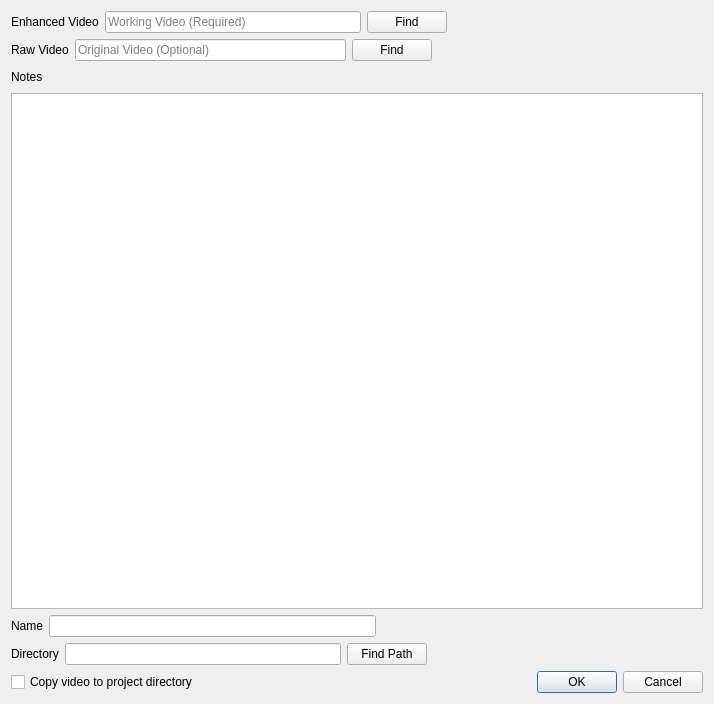
<?xml version="1.0" encoding="UTF-8"?>
<ui version="4.0">
 <class>ProjectStartDialog</class>
 <widget class="QDialog" name="ProjectStartDialog">
  <property name="geometry">
   <rect>
    <x>0</x>
    <y>0</y>
    <width>714</width>
    <height>704</height>
   </rect>
  </property>
  <property name="windowTitle">
   <string>New Project</string>
  </property>
  <layout class="QVBoxLayout" name="verticalLayout_2">
   <item>
    <layout class="QHBoxLayout" name="horizontalLayout_4">
     <item>
      <widget class="QLabel" name="label_3">
       <property name="text">
        <string>Enhanced Video</string>
       </property>
      </widget>
     </item>
     <item>
      <widget class="QLineEdit" name="_enhancedVideo">
       <property name="toolTip">
        <string>&lt;html&gt;&lt;head/&gt;&lt;body&gt;&lt;p&gt;The video on which CrystalGrowthTracker will run.&lt;/p&gt;&lt;/body&gt;&lt;/html&gt;</string>
       </property>
       <property name="text">
        <string/>
       </property>
       <property name="placeholderText">
        <string>Working Video (Required)</string>
       </property>
      </widget>
     </item>
     <item>
      <widget class="QPushButton" name="_enhancedVidPushButton">
       <property name="text">
        <string>Find</string>
       </property>
      </widget>
     </item>
     <item>
      <spacer name="horizontalSpacer_4">
       <property name="orientation">
        <enum>Qt::Horizontal</enum>
       </property>
       <property name="sizeHint" stdset="0">
        <size>
         <width>40</width>
         <height>20</height>
        </size>
       </property>
      </spacer>
     </item>
    </layout>
   </item>
   <item>
    <layout class="QHBoxLayout" name="horizontalLayout_6">
     <item>
      <widget class="QLabel" name="label_5">
       <property name="text">
        <string>Raw Video</string>
       </property>
      </widget>
     </item>
     <item>
      <widget class="QLineEdit" name="_rawVideo">
       <property name="toolTip">
        <string>&lt;html&gt;&lt;head/&gt;&lt;body&gt;&lt;p&gt;If required the original non-enhanced video.&lt;/p&gt;&lt;/body&gt;&lt;/html&gt;</string>
       </property>
       <property name="text">
        <string/>
       </property>
       <property name="placeholderText">
        <string>Original Video (Optional)</string>
       </property>
      </widget>
     </item>
     <item>
      <widget class="QPushButton" name="_rawVidPushButton">
       <property name="text">
        <string>Find</string>
       </property>
      </widget>
     </item>
     <item>
      <spacer name="horizontalSpacer_6">
       <property name="orientation">
        <enum>Qt::Horizontal</enum>
       </property>
       <property name="sizeHint" stdset="0">
        <size>
         <width>40</width>
         <height>20</height>
        </size>
       </property>
      </spacer>
     </item>
    </layout>
   </item>
   <item>
    <layout class="QVBoxLayout" name="verticalLayout">
     <item>
      <layout class="QHBoxLayout" name="horizontalLayout_5">
       <item>
        <widget class="QLabel" name="label_4">
         <property name="text">
          <string>Notes</string>
         </property>
        </widget>
       </item>
       <item>
        <spacer name="horizontalSpacer_5">
         <property name="orientation">
          <enum>Qt::Horizontal</enum>
         </property>
         <property name="sizeHint" stdset="0">
          <size>
           <width>40</width>
           <height>20</height>
          </size>
         </property>
        </spacer>
       </item>
      </layout>
     </item>
     <item>
      <widget class="QPlainTextEdit" name="_notesEdit"/>
     </item>
    </layout>
   </item>
   <item>
    <layout class="QHBoxLayout" name="horizontalLayout_2">
     <item>
      <widget class="QLabel" name="label">
       <property name="text">
        <string>Name</string>
       </property>
      </widget>
     </item>
     <item>
      <widget class="QLineEdit" name="_projName">
       <property name="toolTip">
        <string>&lt;html&gt;&lt;head/&gt;&lt;body&gt;&lt;p&gt;Project name.&lt;/p&gt;&lt;/body&gt;&lt;/html&gt;</string>
       </property>
      </widget>
     </item>
     <item>
      <spacer name="horizontalSpacer_2">
       <property name="orientation">
        <enum>Qt::Horizontal</enum>
       </property>
       <property name="sizeHint" stdset="0">
        <size>
         <width>40</width>
         <height>20</height>
        </size>
       </property>
      </spacer>
     </item>
    </layout>
   </item>
   <item>
    <layout class="QHBoxLayout" name="horizontalLayout_3">
     <item>
      <widget class="QLabel" name="label_2">
       <property name="text">
        <string>Directory</string>
       </property>
      </widget>
     </item>
     <item>
      <widget class="QLineEdit" name="_projDir">
       <property name="toolTip">
        <string>&lt;html&gt;&lt;head/&gt;&lt;body&gt;&lt;p&gt;The location in which the project directory, holding the results, will be created.&lt;/p&gt;&lt;/body&gt;&lt;/html&gt;</string>
       </property>
       <property name="text">
        <string/>
       </property>
       <property name="placeholderText">
        <string/>
       </property>
      </widget>
     </item>
     <item>
      <widget class="QPushButton" name="_dirPushButton">
       <property name="text">
        <string>Find Path</string>
       </property>
      </widget>
     </item>
     <item>
      <spacer name="horizontalSpacer_3">
       <property name="orientation">
        <enum>Qt::Horizontal</enum>
       </property>
       <property name="sizeHint" stdset="0">
        <size>
         <width>40</width>
         <height>20</height>
        </size>
       </property>
      </spacer>
     </item>
    </layout>
   </item>
   <item>
    <layout class="QHBoxLayout" name="horizontalLayout">
     <item>
      <widget class="QCheckBox" name="_copyCheckBox">
       <property name="text">
        <string>Copy video to project directory</string>
       </property>
       <property name="checked">
        <bool>false</bool>
       </property>
      </widget>
     </item>
     <item>
      <spacer name="horizontalSpacer">
       <property name="orientation">
        <enum>Qt::Horizontal</enum>
       </property>
       <property name="sizeHint" stdset="0">
        <size>
         <width>40</width>
         <height>20</height>
        </size>
       </property>
      </spacer>
     </item>
     <item>
      <widget class="QDialogButtonBox" name="_buttonBox">
       <property name="standardButtons">
        <set>QDialogButtonBox::Cancel|QDialogButtonBox::Ok</set>
       </property>
      </widget>
     </item>
    </layout>
   </item>
  </layout>
 </widget>
 <resources/>
 <connections>
  <connection>
   <sender>_enhancedVidPushButton</sender>
   <signal>clicked()</signal>
   <receiver>ProjectStartDialog</receiver>
   <slot>find_enhanced_video_file()</slot>
   <hints>
    <hint type="sourcelabel">
     <x>407</x>
     <y>30</y>
    </hint>
    <hint type="destinationlabel">
     <x>356</x>
     <y>351</y>
    </hint>
   </hints>
  </connection>
  <connection>
   <sender>_rawVidPushButton</sender>
   <signal>clicked()</signal>
   <receiver>ProjectStartDialog</receiver>
   <slot>find_raw_video_file()</slot>
   <hints>
    <hint type="sourcelabel">
     <x>418</x>
     <y>75</y>
    </hint>
    <hint type="destinationlabel">
     <x>356</x>
     <y>351</y>
    </hint>
   </hints>
  </connection>
  <connection>
   <sender>_dirPushButton</sender>
   <signal>clicked()</signal>
   <receiver>ProjectStartDialog</receiver>
   <slot>find_project_dir()</slot>
   <hints>
    <hint type="sourcelabel">
     <x>393</x>
     <y>627</y>
    </hint>
    <hint type="destinationlabel">
     <x>356</x>
     <y>351</y>
    </hint>
   </hints>
  </connection>
  <connection>
   <sender>_buttonBox</sender>
   <signal>accepted()</signal>
   <receiver>ProjectStartDialog</receiver>
   <slot>make_project()</slot>
   <hints>
    <hint type="sourcelabel">
     <x>530</x>
     <y>672</y>
    </hint>
    <hint type="destinationlabel">
     <x>356</x>
     <y>351</y>
    </hint>
   </hints>
  </connection>
  <connection>
   <sender>_buttonBox</sender>
   <signal>rejected()</signal>
   <receiver>ProjectStartDialog</receiver>
   <slot>close()</slot>
   <hints>
    <hint type="sourcelabel">
     <x>530</x>
     <y>672</y>
    </hint>
    <hint type="destinationlabel">
     <x>356</x>
     <y>351</y>
    </hint>
   </hints>
  </connection>
 </connections>
</ui>
